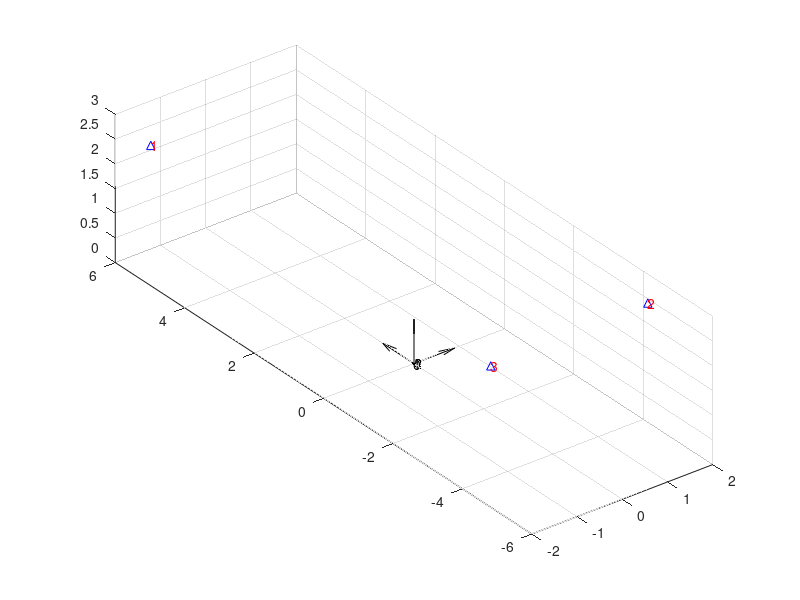

Recreate this plot in MATLAB. (Note: this script raises an error after producing the figure.)

%% Basestation Configuration

O = zeros(3, 3);

ID = eye(3, 3);
ID_x = ID(1, :);
ID_y = ID(2, :);
ID_z = ID(3, :);

quiver3(O(1, :), O(2, :), O(3, :), ID_x, ID_y, ID_z, 'k'); % plot origin
grid on
daspect([1 1 1])
hold on

SINGLE_BASESTATION = false;
% SINGLE_BASESTATION = true;


% Base Station positions in World Frame: (in Meters)
B_1 = [-1.789562; 5.251678; 2.641019];
B_2 = [1.734847; -4.475452; 2.665298];
B_3 = [-1.759562; -4.505452; 2.635298];
% B_3 = [-1.759562; -2.005452; 2.635298];

if SINGLE_BASESTATION
    B_2 = B_1; % single base station
    B_3 = B_1; % single base station
end

plot3(B_1(1), B_1(2), B_1(3), 'b^-'); % plot Base Station
text(B_1(1), B_1(2), B_1(3), '1', 'Color', 'r')

plot3(B_2(1), B_2(2), B_2(3), 'b^-'); % plot Base Station
text(B_2(1), B_2(2), B_2(3), '2', 'Color', 'r')

plot3(B_3(1), B_3(2), B_3(3), 'b^-'); % plot Base Station
text(B_3(1), B_3(2), B_3(3), '3', 'Color', 'r')


%%  Tracker Sensor Configuration

% Sensor Positions Relative to Tracker

sd_x = 3 / 100; % x-distance between sensors in Meters
sd_y = 1.5 / 100; % y-distance between sensors in Meters

S = [];
S = [S, [- sd_x / 2; sd_y / 2; 0]]; % Sensor 0
S = [S, [- sd_x / 2; - sd_y / 2; 0]]; % Sensor 1
S = [S, [sd_x / 2; sd_y / 2; 0]]; % Sensor 2
S = [S, [sd_x / 2; - sd_y / 2; 0]]; % Sensor 3

for i = 1 : size(S(), 2)
    Si = S(:, i);
    plot3(Si(1), Si(2), Si(3), 'k.-'); % plot sensors
    text(Si(1), Si(2), Si(3), num2str(i - 1), 'Color', 'k')
end

% simulate D vector as if Rays fall directly on both of Sensors (ignores sensor dimensions)

% format long

sensor_on_ray_1 = 0;
sensor_on_ray_2 = 2;
sensor_on_ray_3 = 1;

yaw = 45; % degrees
pitch = 45;
roll = 45;
R = angle2dcm(deg2rad(yaw), deg2rad(pitch), deg2rad(roll));

tracker_center = [0; 0; 1]; % center of tracker
% tracker_center = P_sf - R * S(:, sensor_on_ray_1 + 1);

% P_sf = [0; 0; 1]; % center of sensor_on_ray_1
P_sf = tracker_center + R * S(:, sensor_on_ray_1 + 1); % sensor_on_ray_1 as reference point

s_21 = (S(:, sensor_on_ray_2 + 1) - S(:, sensor_on_ray_1 + 1)); % relative to sensor_on_ray_1
s_31 = (S(:, sensor_on_ray_3 + 1) - S(:, sensor_on_ray_1 + 1)); % relative to sensor_on_ray_1

D_21 = R*s_21;
D_31 = R*s_31;

%% Test Rotation Matrix

% Helper.testRot(s_21, s_31, R, D_21, D_31);
% Helper.testRot2(s_21, s_31, R, D_21, D_31);

%%

% D_21 = D_21*1.1; % introduce errors by scaling
% D_31 = D_31*0.9; % introduce errors by scaling

plot3(tracker_center(1), tracker_center(2), tracker_center(3), 'r.-'); % plot center of drone at rays
text(tracker_center(1), tracker_center(2), tracker_center(3), 'c', 'Color', 'r')

fprintf('Assumed Distance Between Sensors at BS2 Ray & BS1 Ray: %f\n', norm(D_21));
fprintf('Sensor Vector: \n');
disp(D_21);

quiver3(P_sf(1), P_sf(2), P_sf(3), D_21(1), D_21(2), D_21(3), 'r'); % plot D_21 on rays

fprintf('Assumed Distance Between Sensors at BS3 Ray & BS1 Ray: %f\n', norm(D_31));
fprintf('Sensor Vector: \n');
disp(D_31);

quiver3(P_sf(1), P_sf(2), P_sf(3), D_31(1), D_31(2), D_31(3), 'r'); % plot D_31 on rays
    

%% Rays Setup

RAYS_ON_SENSOR = true;
% RAYS_ON_SENSOR = false;

if RAYS_ON_SENSOR
    
    % Artibary point on a Ray in World Frame (in Meters), to generate the Ray Vector

    Rp_1 = P_sf;
    Rp_2 = P_sf + D_21;
    Rp_3 = P_sf + D_31;
    
else

    % Artibary point on a Ray in World Frame (in Meters), to generate the Ray Vector
    % Rp_1 = [- 0.1; - 0.1; 1 - 0.1];
    % Rp_2 = [+ 0.1; + 0.1; 1 + 0.1];

    Rp_1 = [- 0.1; - 0.1; 1 - 0.1];

    RAYS_FAR_APART = false;
    RAYS_FAR_APART = true;

    if RAYS_FAR_APART
        Rp_2 = Rp_1 + [0.2; 0 ; 0];
        Rp_3 = Rp_1 + [0.1; 0.1 ; 0.1];
    else
        Rp_2 = Rp_1 + [0.03; 0 ; 0];
        Rp_3 = Rp_1 + [0.0075; 0.0075 ; 0.0075];
    end

end

plot3(Rp_1(1), Rp_1(2), Rp_1(3), 'k.-'); % plot Artibary point on Ray
plot3(Rp_2(1), Rp_2(2), Rp_2(3), 'k.-'); % plot Artibary point on Ray
plot3(Rp_3(1), Rp_3(2), Rp_3(3), 'k.-'); % plot Artibary point on Ray

% Unit Vector of Ray from Base Stations
u = (Rp_1 - B_1) / norm(Rp_1 - B_1);
v = (Rp_2 - B_2) / norm(Rp_2 - B_2);
g = (Rp_3 - B_3) / norm(Rp_3 - B_3);

% Simulated End of Ray
ray_length = 10;
R_1 = ray_length * u;
R_2 = ray_length * v;
R_3 = ray_length * g;

quiver3(B_1(1), B_1(2), B_1(3), R_1(1), R_1(2), R_1(3), 'b'); % plot Rays
quiver3(B_2(1), B_2(2), B_2(3), R_2(1), R_2(2), R_2(3), 'b');
quiver3(B_3(1), B_3(2), B_3(3), R_3(1), R_3(2), R_3(3), 'b');

% distance between Base Stations
fprintf('Distance Between BS 2 & 1: %f\n', norm(B_2 - B_1));
fprintf('Distance Between BS 3 & 1: %f\n', norm(B_3 - B_1));
fprintf('Distance Between BS 3 & 2: %f\n', norm(B_2 - B_3));

%% 2 Base Stations, 1 Sensor (Find Shortest Segment between Rays)


[Sc_1, Sc_2, d_c, k, d_c_k] = shortestSegment(B_1, u, B_2, v);
fprintf('Shortest Distance Between Rays from BS 1 & 2: %f\n', d_c);
plot3(Sc_1(1), Sc_1(2), Sc_1(3), 'b.-', Sc_2(1), Sc_2(2), Sc_2(3), 'b.-'); % plot Shortest Segment points
quiver3(Sc_1(1), Sc_1(2), Sc_1(3), d_c_k(1), d_c_k(2), d_c_k(3), 'b'); % plot Shortest Segment vector

[Sc_1, Sc_2, d_c, k, d_c_k] = shortestSegment(B_1, u, B_3, g);
fprintf('Shortest Distance Between Rays from BS 1 & 3: %f\n', d_c);
plot3(Sc_1(1), Sc_1(2), Sc_1(3), 'b.-', Sc_2(1), Sc_2(2), Sc_2(3), 'b.-'); % plot Shortest Segment points
quiver3(Sc_1(1), Sc_1(2), Sc_1(3), d_c_k(1), d_c_k(2), d_c_k(3), 'b'); % plot Shortest Segment vector

[Sc_1, Sc_2, d_c, k, d_c_k] = shortestSegment(B_2, v, B_3, g);
fprintf('Shortest Distance Between Rays from BS 2 & 3: %f\n', d_c);
plot3(Sc_1(1), Sc_1(2), Sc_1(3), 'b.-', Sc_2(1), Sc_2(2), Sc_2(3), 'b.-'); % plot Shortest Segment points
quiver3(Sc_1(1), Sc_1(2), Sc_1(3), d_c_k(1), d_c_k(2), d_c_k(3), 'b'); % plot Shortest Segment vector

% since Rays from Base Stations should surely touch the Sensor at the same
% point, the distance here should be zero.
% the extra distance may signify incorrect Base Station origins or lack of
% calibration

%%  2 Base Stations on 2 different Sensors (Best Fit of Segment between Rays)

[Sf_2, Sf_1_2, segment_error_21] = Helper.bestFitBetweenRays(B_2, B_1, v, u, D_21);
Helper.plotSensors(S, R, Sf_2, Sf_1_2, sensor_on_ray_2, sensor_on_ray_1);

[Sf_3, Sf_1_3, segment_error_31] = Helper.bestFitBetweenRays(B_3, B_1, g, u, D_31);
Helper.plotSensors(S, R, Sf_3, Sf_1_3, sensor_on_ray_3, sensor_on_ray_1);

diff = norm(Sf_1_2 - Sf_1_3)

%% Attempt to derive R

% D_21 = R*s_21;
w_21 = B_2 - B_1;
Dw_21 = D_21 - w_21;
% s_f = - ((v\u)*v - u) \ ( v\(Dw_21)*v - Dw_21 );
% s_f = - ((v\u)*v - u) \ ( v\( D_21 - w_21 )*v - ( D_21 - w_21 ) );
% s_f = - ((v\u)*v - u) \ ( v\( R*s_21 - w_21 )*v - ( R*s_21 - w_21 ) );
% s_f_21 = s_f

% D_31 = R*s_31;
w_31 = B_3 - B_1;
Dw_31 = D_31 - w_31;
% s_f = - ((g\u)*g - u) \ ( g\(Dw_31)*g - Dw_31 );
% s_f = - ((g\u)*g - u) \ ( g\( D_31 - w_31 )*g - ( D_31 - w_31 ) );
% s_f = - ((g\u)*g - u) \ ( g\( R*s_31 - w_31 )*g - ( R*s_31 - w_31 ) );
% s_f_31 = s_f

% s_f = s_f;
% - ((v\u)*v - u) \ ( v\( R*s_21 - w_21 )*v - ( R*s_21 - w_21 ) ) = - ((g\u)*g - u) \ ( g\( R*s_31 - w_31 )*g - ( R*s_31 - w_31 ) )
% ((v\u)*v - u) \ ( v\( R*s_21 - w_21 )*v - ( R*s_21 - w_21 ) ) = ((g\u)*g - u) \ ( g\( R*s_31 - w_31 )*g - ( R*s_31 - w_31 ) )

% ( g\( R*s_31 - w_31 )*g - ( R*s_31 - w_31 ) )  \ ( v\( R*s_21 - w_21 )*v - ( R*s_21 - w_21 ) ) = ((g\u)*g - u) \ ((v\u)*v - u)
% don't know how to extract value R, likely require some kind of solve, because there will be a value of R that will satisfy = ((g\u)*g - u) \ ((v\u)*v - u)
            
%% Plot Calc

PLOT_ERROR_CURVE = false;
% PLOT_ERROR_CURVE = true;

if PLOT_ERROR_CURVE
    step_size = 0.05;
    offset = 0;
    offset = -step_size/2;
    increments = 10;
    for i=1:increments
    %     disp(i)
        increment = (i-increments/2)*step_size + offset;

        s_f = norm(Rp_1 - B_1) + increment;

        [t_f, Rf21_1, Rf21_2, v_error_21, error_21] = getResultAndErrors(B_1, u, B_2, v, s_f, D_21);
        d21 = Rf21_2 - Rf21_1;

        [r_f, Rf31_1, Rf31_2, v_error_31, error_31] = getResultAndErrors(B_1, u, B_3, g, s_f, D_31);
        d31 = Rf31_2 - Rf31_1;


        fprintf('%f \t %f \t %f \t %f \t %f \t %f \t %f \t %f \t %f \t %f \t %f \t %f \n', increment, s_f, t_f, error_21, v_error_21(1), v_error_21(2), v_error_21(3), r_f, error_31, v_error_31(1), v_error_31(2), v_error_31(3));


        plot3(Rf21_1(1), Rf21_1(2), Rf21_1(3), 'g.-');
        plot3(Rf21_2(1), Rf21_2(2), Rf21_2(3), 'g.-');
        quiver3(Rf21_1(1), Rf21_1(2), Rf21_1(3), d21(1), d21(2), d21(3), 'g');

        plot3(s_f, t_f, error_21, 'g.-');



        plot3(Rf31_1(1), Rf31_1(2), Rf31_1(3), 'c.-');
        plot3(Rf31_1(1), Rf31_1(2), Rf31_1(3), 'c.-');
        quiver3(Rf31_1(1), Rf31_1(2), Rf31_1(3), d31(1), d31(2), d31(3), 'c');

        plot3(s_f, r_f, error_31, 'c.-');

    end

end


%% Plot End

% legend({'B_1', 'B_2', 'Rp_1', 'Rp_2', 'Sa_1', 'Sa_2'});

hold off